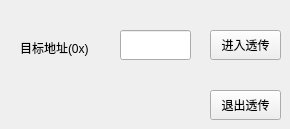
    <widget class="QWidget" name="tab_3">
     <attribute name="title">
      <string>调试命令</string>
     </attribute>
     <widget class="QLineEdit" name="lineedit_target_canaddr">
      <property name="geometry">
       <rect>
        <x>120</x>
        <y>30</y>
        <width>71</width>
        <height>30</height>
       </rect>
      </property>
      <property name="minimumSize">
       <size>
        <width>0</width>
        <height>30</height>
       </size>
      </property>
      <property name="text">
       <string/>
      </property>
     </widget>
     <widget class="QLabel" name="label_74">
      <property name="geometry">
       <rect>
        <x>20</x>
        <y>40</y>
        <width>101</width>
        <height>16</height>
       </rect>
      </property>
      <property name="text">
       <string>目标地址(0x)</string>
      </property>
     </widget>
     <widget class="QPushButton" name="button_exit_transparent">
      <property name="geometry">
       <rect>
        <x>210</x>
        <y>90</y>
        <width>71</width>
        <height>30</height>
       </rect>
      </property>
      <property name="minimumSize">
       <size>
        <width>50</width>
        <height>30</height>
       </size>
      </property>
      <property name="text">
       <string>退出透传</string>
      </property>
     </widget>
     <widget class="QPushButton" name="button_enter_transparent">
      <property name="geometry">
       <rect>
        <x>210</x>
        <y>30</y>
        <width>71</width>
        <height>30</height>
       </rect>
      </property>
      <property name="minimumSize">
       <size>
        <width>50</width>
        <height>30</height>
       </size>
      </property>
      <property name="text">
       <string>进入透传</string>
      </property>
     </widget>
    </widget>
